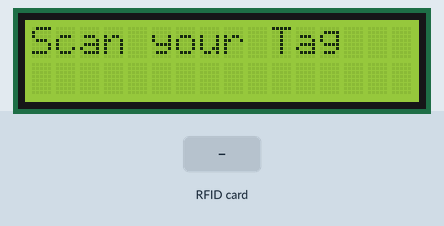
This sketch was run on a simulated Arduino Uno, built with avr-gcc and run on an emulated ATmega328P. On the bench: 16×2 character LCD. Inputs (shaded band) come from the test bench. What the sketch prints to the serial monitor is not drawn.

Above: at 1.3 s.
1.4 s: RFID card 5E 7A 19 C4 held to the reader
At 1.8 s:
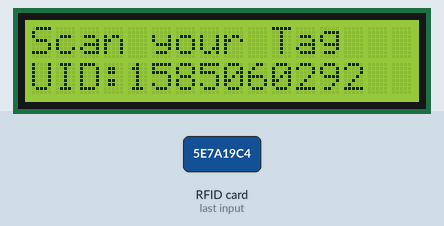
Timing chart, 0 to 4.4 s (numbered marks = the images above; inputs shaded):
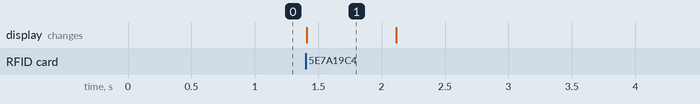

Measured:
- after the input at 1.4 s, the display: changes at once (image 1)
- what the display in image 1 shows lasts 0.7 s, from 1.4 s to 2.1 s

The sketch:

lcd_online.ino
```cpp
#include <SPI.h>
#include <MFRC522.h>
#include <LiquidCrystal.h>

#define RST_PIN 9
#define SS_PIN 10

MFRC522 mfrc522(SS_PIN, RST_PIN);

LiquidCrystal lcd(2, 3, 4, 5, 6, 7);
int a;
void setup()
{


SPI.begin();
mfrc522.PCD_Init();
Serial.begin(9600);
lcd.begin(16, 2);
Serial.println("Scan your Tag");
}

void loop() {
RfidScan();
}


String dump_byte_array(byte *buffer, byte bufferSize) {
 unsigned long uid = 0;
for (byte i = (bufferSize > 4 ? (bufferSize - 4) : 0); i < bufferSize; i++) {
unsigned long k = 1;
for (int j = 0; j < bufferSize - i - 1; j++){
  k = k*256;

}
uid += k * buffer[i];

}
return String(uid);

}

void RfidScan(){
lcd.setCursor(0,0);
lcd.print("Scan your Tag");
if ( ! mfrc522.PICC_IsNewCardPresent())
{
  return;
}
if ( ! mfrc522.PICC_ReadCardSerial())
{
  return;
}

String content = "";
content = dump_byte_array(mfrc522.uid.uidByte, mfrc522.uid.size);
Serial.print("UID: ");
lcd.setCursor(0,1);
lcd.print("UID:");
Serial.print(content);
lcd.print(content);
delay(700);
lcd.clear();
Serial.println();

}
```
